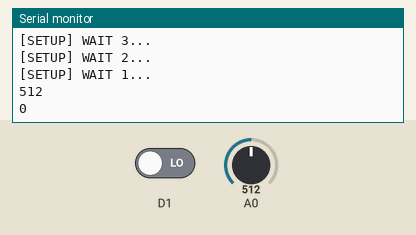
A sketch run on a simulated ESP8266 (NodeMCU). Parts: the last lines printed to the serial monitor. The test bench sets the inputs (shaded band); at power-on: A0 = 512, D1 LOW. WiFi joins after 1.5 s; servers stay silent unless stated; web services answer with replies made up by the test bench.

Above: at 5.2 s.
5.3 s: A0 set to 490
At 6.1 s:
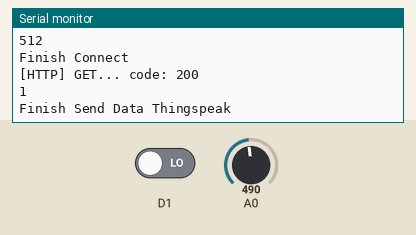
7.2 s: A0 set to 510
At 8.06 s:
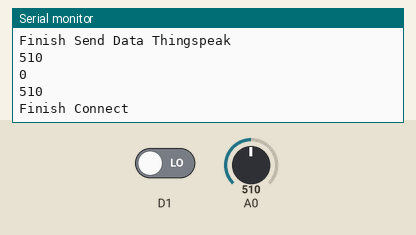
Timing chart, 0 to 10.2 s (numbered marks = the images above; inputs shaded):
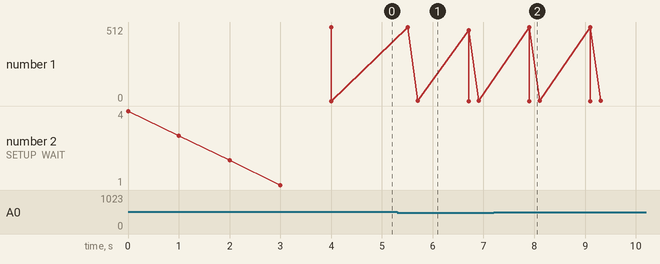

The sketch:

NOde1.ino
```cpp
#include <Arduino.h>
#include <ESP8266WiFi.h>
#include <ESP8266WiFiMulti.h>
#include <ESP8266HTTPClient.h>
#include <WiFiClientSecureBearSSL.h>
HTTPClient http;
const uint8_t fingerprint[20] = {0xBF, 0x16, 0xAE, 0x79, 0xD2, 0xAB, 0x71, 0x44, 0xBE, 0xD8, 0xE7, 0x55, 0xA2, 0xC7, 0x0B, 0x39, 0x68, 0xDB, 0xB5, 0xD2};
String apiKey = "21RMB77JNIKFPU1T";
const char* ssid = "PK";
const char* password = "111222333";
const String url = "https://notify-api.line.me/api/notify";
const String TOKEN = "HerQnLo9kojniXHIIilHAdjsQhs4nAtFvChclfRP576";
//const String TOKEN = "";

const String messageRain = "%E0%B8%9B%E0%B8%A3%E0%B8%B0%E0%B8%95%E0%B8%B9%201%20%E0%B8%9D%E0%B8%99%E0%B8%95%E0%B8%81";
const String messagePIR = "%E0%B8%A1%E0%B8%B5%E0%B8%9C%E0%B8%B9%E0%B9%89%E0%B8%9A%E0%B8%B8%E0%B8%81%E0%B8%A3%E0%B8%B8%E0%B8%81";


ESP8266WiFiMulti WiFiMulti;

void setup() {
  Serial.begin(115200);
  pinMode(A0, INPUT);
  pinMode(D1, INPUT);


  Serial.println();
  Serial.println();
  Serial.println();

  for (uint8_t t = 4; t > 0; t--) {
    Serial.printf("[SETUP] WAIT %d...\n", t);
    Serial.flush();
    delay(1000);
  }

  WiFi.mode(WIFI_STA);
  WiFiMulti.addAP(ssid, password);
}

void loop() {


  int rainsensor = analogRead(A0);
  int pirsensor  = digitalRead(D1);
  Serial.println(rainsensor);
  Serial.println(pirsensor);


if ((WiFiMulti.run() == WL_CONNECTED)) {

    Serial.println(rainsensor);
    http.begin("http://api.thingspeak.com/update?api_key=" + apiKey + "&field1=" + String(rainsensor)
                + "&field2=" + String(pirsensor) );
    Serial.println("Finish Connect");

    int httpCode = http.GET();
    if (httpCode > 0) {
      Serial.printf("[HTTP] GET... code: %d\n", httpCode);
      if (httpCode == HTTP_CODE_OK) {
        String payload = http.getString();
        Serial.println(payload);
      }
    }
    else {
      Serial.printf("[HTTP] GET... failed, error: %s\n", http.errorToString(httpCode).c_str());
    }
    http.end();
    Serial.println("Finish Send Data Thingspeak");
  }

else if(analogRead(rainsensor) < 500)
    sentNotify(messageRain);
else if(digitalRead(pirsensor) == 1 )
     sentNotify(messagePIR);

  delay(1000);
}

void sentNotify(String msg) {
  if ((WiFiMulti.run() == WL_CONNECTED)) {

    std::unique_ptr<BearSSL::WiFiClientSecure>client(new BearSSL::WiFiClientSecure);

    client->setFingerprint(fingerprint);

    HTTPClient https;

    Serial.print("[HTTPS] begin...\n");
    if (https.begin(*client, url)) {  // HTTPS

      https.addHeader("Authorization", "Bearer " + TOKEN);
      https.addHeader("Content-Type", "application/x-www-form-urlencoded");

      Serial.print("[HTTPS] POST\n");
      int httpCode = https.POST("message=" + msg);

      // httpCode will be negative on error
      if (httpCode > 0) {
        // HTTP header has been send and Server response header has been handled
        Serial.printf("[HTTPS] POST... code: %d\n", httpCode);

        // file found at server
        if (httpCode == HTTP_CODE_OK || httpCode == HTTP_CODE_MOVED_PERMANENTLY) {
          String payload = https.getString();
          Serial.println(payload);
        }
      } else {
        Serial.printf("[HTTPS] POST... failed, error: %s\n", https.errorToString(httpCode).c_str());
      }

      https.end();
    } else {
      Serial.printf("[HTTPS] Unable to connect\n");
    }
  }

  delay(1000);
}
```

Measured:
- after the input at 7.2 s, the serial monitor: prints a new line after 0.71 s (image 2)
